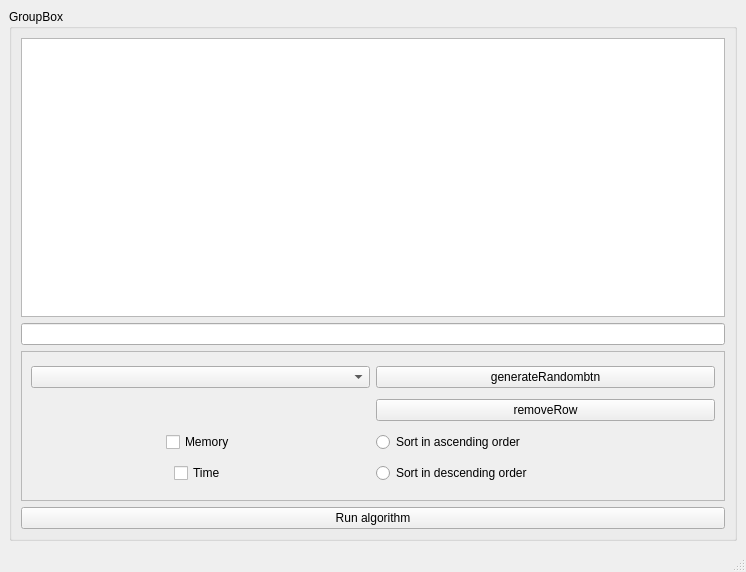
<?xml version="1.0" encoding="UTF-8"?>
<ui version="4.0">
 <class>MainWindow</class>
 <widget class="QMainWindow" name="MainWindow">
  <property name="geometry">
   <rect>
    <x>0</x>
    <y>0</y>
    <width>746</width>
    <height>572</height>
   </rect>
  </property>
  <property name="windowTitle">
   <string>MainWindow</string>
  </property>
  <widget class="QWidget" name="centralwidget">
   <property name="sizePolicy">
    <sizepolicy hsizetype="Preferred" vsizetype="Preferred">
     <horstretch>0</horstretch>
     <verstretch>0</verstretch>
    </sizepolicy>
   </property>
   <layout class="QHBoxLayout" name="horizontalLayout">
    <property name="spacing">
     <number>0</number>
    </property>
    <property name="leftMargin">
     <number>9</number>
    </property>
    <item>
     <widget class="QGroupBox" name="groupBox">
      <property name="sizePolicy">
       <sizepolicy hsizetype="Expanding" vsizetype="Expanding">
        <horstretch>0</horstretch>
        <verstretch>0</verstretch>
       </sizepolicy>
      </property>
      <property name="minimumSize">
       <size>
        <width>300</width>
        <height>0</height>
       </size>
      </property>
      <property name="maximumSize">
       <size>
        <width>1000000</width>
        <height>16777215</height>
       </size>
      </property>
      <property name="title">
       <string>GroupBox</string>
      </property>
      <layout class="QVBoxLayout" name="verticalLayout">
       <item>
        <widget class="QTableWidget" name="resultTable"/>
       </item>
       <item>
        <widget class="QLineEdit" name="inputline"/>
       </item>
       <item>
        <widget class="QScrollArea" name="scrollArea">
         <property name="minimumSize">
          <size>
           <width>0</width>
           <height>100</height>
          </size>
         </property>
         <property name="maximumSize">
          <size>
           <width>167772</width>
           <height>150</height>
          </size>
         </property>
         <property name="styleSheet">
          <string notr="true"/>
         </property>
         <property name="widgetResizable">
          <bool>true</bool>
         </property>
         <widget class="QWidget" name="scrollAreaWidgetContents">
          <property name="geometry">
           <rect>
            <x>0</x>
            <y>0</y>
            <width>700</width>
            <height>148</height>
           </rect>
          </property>
          <layout class="QGridLayout" name="gridLayout_2">
           <item row="0" column="2">
            <widget class="QPushButton" name="pushButton">
             <property name="text">
              <string>generateRandombtn</string>
             </property>
            </widget>
           </item>
           <item row="3" column="0" alignment="Qt::AlignHCenter">
            <widget class="QCheckBox" name="checkBoxTime">
             <property name="text">
              <string>Time</string>
             </property>
            </widget>
           </item>
           <item row="3" column="2">
            <widget class="QRadioButton" name="radioDescend">
             <property name="text">
              <string>Sort in descending order</string>
             </property>
            </widget>
           </item>
           <item row="2" column="0" alignment="Qt::AlignHCenter">
            <widget class="QCheckBox" name="checkBoxMemory">
             <property name="text">
              <string>Memory</string>
             </property>
            </widget>
           </item>
           <item row="2" column="2">
            <widget class="QRadioButton" name="radioAscend">
             <property name="text">
              <string>Sort in ascending order</string>
             </property>
            </widget>
           </item>
           <item row="0" column="0">
            <widget class="QComboBox" name="algoselector"/>
           </item>
           <item row="1" column="2">
            <widget class="QPushButton" name="removeRowBtn">
             <property name="text">
              <string>removeRow</string>
             </property>
            </widget>
           </item>
          </layout>
         </widget>
        </widget>
       </item>
       <item>
        <widget class="QPushButton" name="btnrun">
         <property name="text">
          <string>Run algorithm</string>
         </property>
        </widget>
       </item>
      </layout>
     </widget>
    </item>
   </layout>
  </widget>
  <widget class="QMenuBar" name="menubar">
   <property name="geometry">
    <rect>
     <x>0</x>
     <y>0</y>
     <width>746</width>
     <height>26</height>
    </rect>
   </property>
  </widget>
  <widget class="QStatusBar" name="statusbar"/>
 </widget>
 <resources/>
 <connections/>
</ui>
